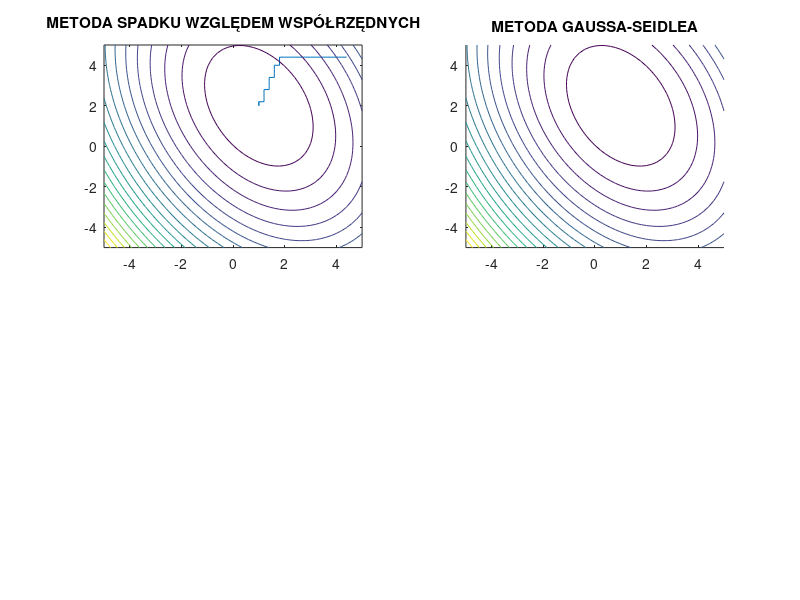

Write MATLAB code to recreate this figure. (Note: this script raises an error after producing the figure.)
%METODA SPADKU WZGLĘDEM WSPÓŁRZĘDNYCH
clc
clear

z = @(x,y) 2*x.^2+y.^2+x.*y-6.*x-5.*y+8;

x(1) = 4.4;
y(1) = 4.4;
a = 0.2;
i = 1;
MIN = z(x(i),y(i));

while true
    coordinates = [x(i) y(i)-a; x(i) y(i)+a; x(i)-a y(i); x(i)+a y(i)];
    point = [z(coordinates(1),coordinates(5)) z(coordinates(2),coordinates(6)) z(coordinates(3),coordinates(7))...
          z(coordinates(4),coordinates(8))];
    minid = min(find(point==min(point)));
    i=i+1;
    x(i) = coordinates(minid);
    y(i) = coordinates(minid+4);
    m = MIN;
    MIN = point(minid);
    
    if (m < MIN)
        break
    end
end

[X Y] = meshgrid(-5:a:5,-5:a:5);
subplot(221);
plot(x,y);
title('METODA SPADKU WZGLĘDEM WSPÓŁRZĘDNYCH');
hold on;
Z = z(X,Y);
contour(X,Y,Z,20);

%METODA GAUSSA-SEIDLE'A

z = @(x,y) 2*x.^2+y.^2+x.*y-6.*x-5.*y+8;

e = 0.01;
x0 = 4.4;
y0 = 4.4;
x = x0;
y = y0;

[X, Y] = meshgrid(-5:a:5,-5:a:5);
subplot(222);
title('METODA GAUSSA-SEIDLEA');
hold on;
Z = z(X,Y);
contour(X,Y,Z,20);

while true
    point_x = x;
    point_y = y;

    x = p(y);
    
    line([point_x x] , [y y]);
    
    y = p(x);
    
    line([x x] , [point_y y]);

    if (sqrt((x - point_x).^2 + (y - point_y).^2) < e)
        break;
    end
end

%METODA GRADIENTU PROSTEGO
clc
clear

f=@(x,y) 2*x.^2+y.^2+x.*y-6.*x-5.*y+8;

a=0.2;
h=0.01;
e=0.01;

x=4.4;
y=4.4;

k=0;

matrix=[];

subplot(313);
title('METODA GRADIENTU PROSTEGO');
hold on;

while true
    k=k+1;
    
    xk=x;
    yk=y;
    zk=f(x,y);

    derivative_point_x=(f(x+h,y)-f(x-h,y))/(2*h);
    derivative_point_y=(f(x,y+h)-f(x,y-h))/(2*h);
    lenght=sqrt(derivative_point_x^2+derivative_point_y^2);

    x=x-a*(f(x+h,y)-f(x-h,y))/(2*h)/lenght;
    y=y-a*(f(x,y+h)-f(x,y-h))/(2*h)/lenght;
    z=f(x,y);
    
    if (z>zk)
        a=a/2;
    end

    arg1=[xk;yk];
    arg0=[x;y];

    if (a<h) || ((abs(x-xk) <h) && (abs(y-yk) <h) && (abs(z-zk) < h)) || (k>100)
        break;
    else
        matrix=[matrix;[x y]];
        plot(x,y,'.');
    end;
end;

plot(matrix(:,1),matrix(:,2),'-');

[X,Y]=meshgrid(-5:.1:5, -5:.1:5);
Z=f(X,Y);
contour(X,Y,Z,20);